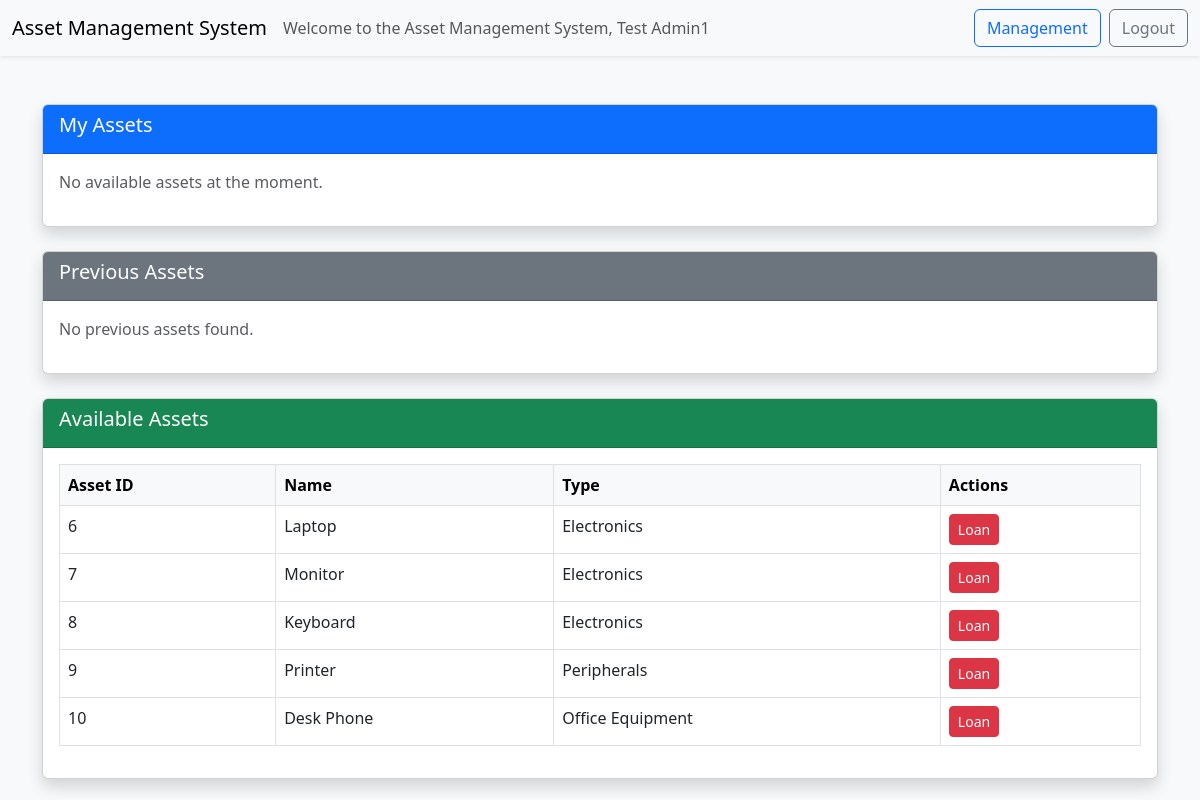
The app's page /home/ (signed in) with its own data.
### tables this page shows
CREATE TABLE Assets (
    AssetID INTEGER PRIMARY KEY AUTOINCREMENT,
    Name TEXT NOT NULL,
    Type TEXT NOT NULL,
    Status TEXT CHECK(Status IN ('Unassigned', 'Assigned', 'Service/Repair')) NOT NULL
);

### controllers/home_controller.py (the view)
@home_bp.route('/')
def index():
    user_id = session.get('user_id')
    sessionUsername = Home.get_fullname(user_id)
    sessionRole = session.get('role')
    my_assets = Home.get_my_assets(user_id)
    previous_assets = Home.get_previous_assets(user_id)
    available_assets = Home.get_available_assets()
    return render_template(
        'home.html',
        username=sessionUsername,
        role = sessionRole,
        my_assets=my_assets,
        previous_assets=previous_assets,
        available_assets=available_assets
    )

### app.py (called while the page is built)
@app.before_request
def check_login_status():
    excluded_routes = ["/auth/login", "/auth/signup","static"] #Static needed so js can run
    if not session.get('logged_in') and not any(route in request.path for route in excluded_routes):
        return redirect(url_for('auth.login'))  # Redirect to login if not logged in
    elif session.get('logged_in') and request.path == "/":
        return redirect(url_for('home.index'))  # Redirect to home if logged in

### db.py (called while the page is built)
def get_db():
    if 'db' not in g:
        g.db = sqlite3.connect(DATABASE)
        g.db.row_factory = sqlite3.Row
    return g.db

### models/home_model.py (called while the page is built)
    @staticmethod
    def get_my_assets(user_id):
        db = get_db()
        query = """
        SELECT
            Assets.AssetID,
            Assets.Name,
            Assets.Type,
            Assets.Status,
            Loans.LoanDate,
            Loans.LoanID,
            Loans.ReturnDate
        FROM
            Assets
        INNER JOIN
            Loans ON Assets.AssetID = Loans.AssetID
        WHERE
            Loans.UserID = ?
            AND Loans.ReturnDate IS NULL
            AND Assets.Status IN ('Assigned', 'Service/Repair')
            AND Loans.LoanID = (
                SELECT MAX(LoansSub.LoanID)
                FROM Loans AS LoansSub
                WHERE LoansSub.AssetID = Loans.AssetID
                AND LoansSub.ReturnDate IS NULL
            )
        """
        return db.execute(query, (user_id,)).fetchall()

    @staticmethod
    def get_previous_assets(user_id):
        db = get_db()
        query = """
    SELECT
        Assets.AssetID,
        Assets.Name,
        Assets.Type,
        Assets.Status,
        Loans.LoanDate,
        Loans.ReturnDate,
        Loans.LoanID
    FROM
        Assets
    INNER JOIN
        Loans ON Assets.AssetID = Loans.AssetID
    WHERE
        Loans.UserID = ?
        AND Loans.ReturnDate IS NOT NULL
    """
        return db.execute(query, (user_id,)).fetchall()

    @staticmethod
    def get_fullname(user_id):
        db = get_db()
        query = """
    SELECT
        Forename,
        Surname
    FROM
        Users
    WHERE
        UserID = ?
    """
        row = db.execute(query, (user_id,)).fetchone()
        return row["Forename"] + " " + row["Surname"] if row else None

### templates/home.html (shortened to what this page needs)
<!DOCTYPE html>
<html lang="en">
<head>
    <link href="https://cdn.jsdelivr.net/npm/bootstrap@5.3.0/dist/css/bootstrap.min.css" rel="stylesheet">
</head>
<body class="bg-light">
    <nav class="navbar navbar-light bg-light shadow-sm">
        <div class="container-fluid">
            <a class="navbar-brand" href="#">Asset Management System</a>
            <span class="navbar-text">Welcome to the Asset Management System, {{ username }}</span>
            <div class="d-flex ms-auto">
                {% if role == 'Admin' %}
                <a href="/management" class="btn btn-outline-primary me-2">Management</a>
                {% endif %}
                <a href="../auth/logout" class="btn btn-outline-secondary" onclick="return confirmLogout()">Logout</a>
            </div>
        </div>
    </nav>
    <div class="container mt-5">
        <div class="card shadow mb-4">
            <div class="card-header bg-primary text-white">
                <h5>My Assets</h5>
            </div>
            <div class="card-body">
                {% if my_assets %}
                <table class="table table-bordered table-hover">
                    <thead class="table-light">
                        <tr>
                            <th>Asset ID</th>
                            <th>Name</th>
                            <th>Type</th>
                            <th>Status</th>
                            <th>Loan Date</th>
                            <th>Actions</th>
                        </tr>
                    </thead>
                    <tbody>
                        {% for asset in my_assets %}
                        <tr>
                            <td>{{ asset['AssetID'] }}</td>
                            <td>{{ asset['Name'] }}</td>
                            <td>{{ asset['Type'] }}</td>
                            <td>{{ asset['Status'] }}</td>
                            <td>{{ asset['LoanDate'] }}</td>
                            <td>
                                {% if asset['Status'] != 'Service/Repair' %}
                                <button class="btn btn-success btn-sm action-button" data-action="return"
                                    data-asset-id="{{ asset['AssetID'] }}" data-loan-id="{{ asset['LoanID'] }}"
                                    data-asset-name="{{ asset['Name'] }}" data-bs-toggle="modal"
                                    data-bs-target="#actionModal">Return</button>
                                <button class="btn btn-warning btn-sm action-button" data-action="repair"
                                    data-asset-id="{{ asset['AssetID'] }}" data-loan-id="{{ asset['LoanID'] }}"
                                    data-asset-name="{{ asset['Name'] }}" data-bs-toggle="modal"
                                    data-bs-target="#actionModal">Repair</button>
                                {% elif asset['Status'] == 'Service/Repair' %}
                                <button class="btn btn-info btn-sm action-button" data-action="complete-repair"
                                    data-asset-id="{{ asset['AssetID'] }}" data-asset-name="{{ asset['Name'] }}"
                                    data-bs-toggle="modal" data-bs-target="#actionModal">Complete Repair</button>
                                {% endif %}
                            </td>
                        </tr>
                        {% endfor %}
                    </tbody>
                </table>
                {% else %}
                <p class="text-muted">No available assets at the moment.</p>
                {% endif %}
            </div>
        </div>
        <div class="card shadow mb-4">
            <div class="card-header bg-secondary text-white">
                <h5>Previous Assets</h5>
            </div>
            <div class="card-body">
                {% if previous_assets %}
                <table class="table table-bordered table-hover">
                    <thead class="table-light">
                        <tr>
                            <th>Asset ID</th>
                            <th>Name</th>
                            <th>Type</th>
                            <th>Status</th>
                            <th>Loan Date</th>
                            <th>Return Date</th>
                        </tr>
                    </thead>
                    <tbody>
                        {% for asset in previous_assets %}
                        <tr>
                            <td>{{ asset['AssetID'] }}</td>
                            <td>{{ asset['Name'] }}</td>
                            <td>{{ asset['Type'] }}</td>
                            <td>{{ asset['Status'] }}</td>
                            <td>{{ asset['LoanDate'] }}</td>
                            <td>{{ asset['ReturnDate'] }}</td>
                        </tr>
                        {% endfor %}
                    </tbody>
                </table>
                {% else %}
                <p class="text-muted">No previous assets found.</p>
                {% endif %}
            </div>
        </div>
        <div class="card shadow">
            <div class="card-header bg-success text-white">
                <h5>Available Assets</h5>
            </div>
            <div class="card-body">
                {% if available_assets %}
                <table class="table table-bordered table-hover">
                    <thead class="table-light">
                        <tr>
                            <th>Asset ID</th>
                            <th>Name</th>
                            <th>Type</th>
                            <th>Actions</th>
                        </tr>
                    </thead>
                    <tbody>
                        {% for asset in available_assets %}
                        <tr>
                            <td>{{ asset['AssetID'] }}</td>
                            <td>{{ asset['Name'] }}</td>
                            <td>{{ asset['Type'] }}</td>
                            <td>
                                <button class="btn btn-danger btn-sm action-button" data-action="loan"
                                    data-asset-id="{{ asset['AssetID'] }}" data-asset-name="{{ asset['Name'] }}"
                                    data-bs-toggle="modal" data-bs-target="#actionModal">Loan</button>
                            </td>
                        </tr>
                        {% endfor %}
                    </tbody>
                </table>
                {% else %}
                <p class="text-muted">No available assets at the moment.</p>
                {% endif %}
            </div>
        </div>
    </div>
</body>
</html>

### records on screen
Assets: AssetID "6", Name "Laptop", Type "Electronics"
Assets: AssetID "7", Name "Monitor", Type "Electronics"
Assets: AssetID "8", Name "Keyboard", Type "Electronics"
Assets: AssetID "9", Name "Printer", Type "Peripherals"
Assets: AssetID "10", Name "Desk Phone", Type "Office Equipment"

### other values on screen
{{ username }} "Test Admin1"
